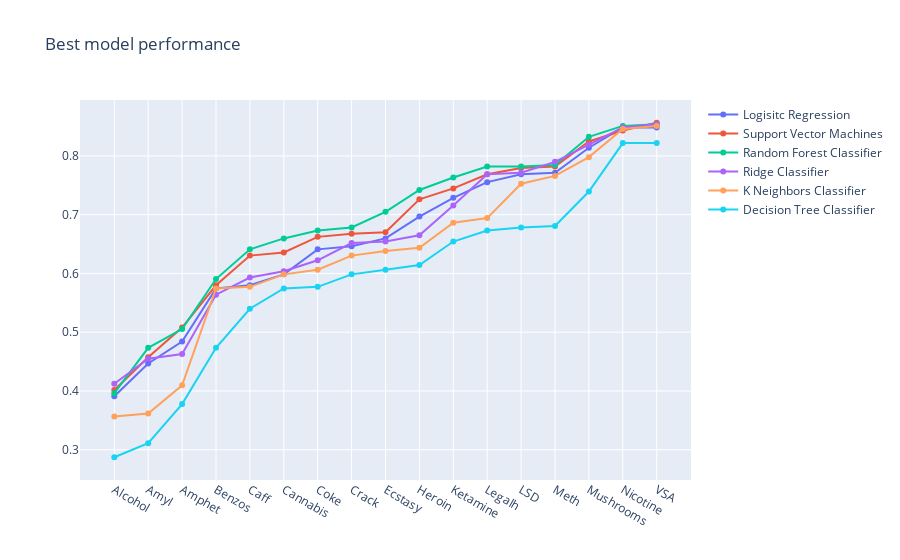

The cell this chart's notebook holds for it:
### Markdown cell above
### Graph showing best predicted model

### Code cell
fig = go.Figure()

for model in list(models.keys()):
    fig.add_trace(go.Scatter(
    x=drugs,
    y=df_plots[model].sort_values(),
    name=model
    ))
fig.update_layout(title='Best model performance ')
fig.show()

### Figure 1 — Plotly figure (JSON) as saved in the notebook; plotly's stock layout.template omitted (floating-point values rounded to 4 significant figures)
{"data": [{"name": "Logisitc Regression", "type": "scatter", "x": ["Alcohol", "Amyl", "Amphet", "Benzos", "Caff", "Cannabis", "Coke", "Crack", "Ecstasy", "Heroin", "Ketamine", "Legalh", "LSD", "Meth", "Mushrooms", "Nicotine", "VSA"], "y": [0.391, 0.4468, 0.484, 0.5745, 0.5798, 0.5984, 0.641, 0.6463, 0.6596, 0.6968, 0.7287, 0.7553, 0.7686, 0.7713, 0.8138, 0.8484, 0.8484]}, {"name": "Support Vector Machines", "type": "scatter", "x": ["Alcohol", "Amyl", "Amphet", "Benzos", "Caff", "Cannabis", "Coke", "Crack", "Ecstasy", "Heroin", "Ketamine", "Legalh", "LSD", "Meth", "Mushrooms", "Nicotine", "VSA"], "y": [0.4016, 0.4574, 0.508, 0.5798, 0.6303, 0.6356, 0.6622, 0.6676, 0.6702, 0.7261, 0.7447, 0.7686, 0.7793, 0.7819, 0.8245, 0.8431, 0.8564]}, {"name": "Random Forest Classifier", "type": "scatter", "x": ["Alcohol", "Amyl", "Amphet", "Benzos", "Caff", "Cannabis", "Coke", "Crack", "Ecstasy", "Heroin", "Ketamine", "Legalh", "LSD", "Meth", "Mushrooms", "Nicotine", "VSA"], "y": [0.3963, 0.4734, 0.5053, 0.5904, 0.641, 0.6596, 0.6729, 0.6782, 0.7048, 0.742, 0.7633, 0.7819, 0.7819, 0.7846, 0.8324, 0.8511, 0.8537]}, {"name": "Ridge Classifier", "type": "scatter", "x": ["Alcohol", "Amyl", "Amphet", "Benzos", "Caff", "Cannabis", "Coke", "Crack", "Ecstasy", "Heroin", "Ketamine", "Legalh", "LSD", "Meth", "Mushrooms", "Nicotine", "VSA"], "y": [0.4122, 0.4548, 0.4628, 0.5638, 0.5931, 0.6037, 0.6223, 0.6516, 0.6543, 0.6649, 0.7154, 0.7686, 0.7713, 0.7899, 0.8191, 0.8484, 0.8537]}, {"name": "K Neighbors Classifier", "type": "scatter", "x": ["Alcohol", "Amyl", "Amphet", "Benzos", "Caff", "Cannabis", "Coke", "Crack", "Ecstasy", "Heroin", "Ketamine", "Legalh", "LSD", "Meth", "Mushrooms", "Nicotine", "VSA"], "y": [0.3564, 0.3617, 0.4096, 0.5745, 0.5771, 0.5984, 0.6064, 0.6303, 0.6383, 0.6436, 0.6862, 0.6941, 0.7527, 0.766, 0.7979, 0.8457, 0.8511]}, {"name": "Decision Tree Classifier", "type": "scatter", "x": ["Alcohol", "Amyl", "Amphet", "Benzos", "Caff", "Cannabis", "Coke", "Crack", "Ecstasy", "Heroin", "Ketamine", "Legalh", "LSD", "Meth", "Mushrooms", "Nicotine", "VSA"], "y": [0.2872, 0.3112, 0.3777, 0.4734, 0.5399, 0.5745, 0.5771, 0.5984, 0.6064, 0.6144, 0.6543, 0.6729, 0.6782, 0.6809, 0.7394, 0.8218, 0.8218]}], "layout": {"title": {"text": "Best model performance "}}}
